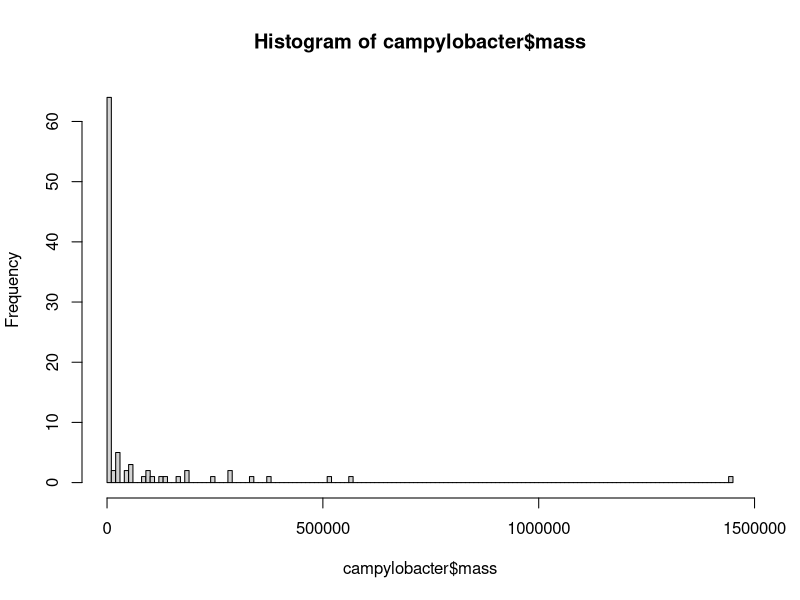

Write R code to recreate this figure.
rm(list=ls()) # clears workspace


#loads necessary packages
library(tidyverse)
library(reshape2)
library(tidyr)

campylobacter <- read.csv("campylobacterreview_data.csv") #reads csv file from my meta-analysis data into workspace
head(campylobacter) #first 6 rows
hist(campylobacter$mass, breaks=150) #histogram of weights

unique(campylobacter$cjejuni) #unique values for cjejuni variable (0=absence, 1=presence, NA=no data)
unique(campylobacter$family) #unique values for family variable
str (campylobacter$mass) #structure of the mass variable (numeric, continuous)

campylobacter$cjejuni <- as.factor(campylobacter$cjejuni) #force cjejuni variable into a factor
str(campylobacter$cjejuni) #structure of cjejuni variable

campylobacter$ccoli <- as.factor(campylobacter$ccoli) #force ccoli variable into a factor
str(campylobacter$ccoli) #structure of ccoli variable

campylobacter$campy <- as.factor(campylobacter$campy) #force campylobacter variable into a factor
str(campylobacter$campy) #structure of campylobacter variable

#KL: why are you making these factors? 
#MB: I made these factors to change them from integers into categorical variables for analysis
#KL: some issues here with name changes and capitalization

view(campylobacter) #pulls up Campylobacter table

#group by campylobacter and mean mass (in grams)
campylobacter %>%
  group_by(campy) %>% #KL: maybe you are doing this to use group_by
  summarise(mean.mass=mean(mass, na.rm=TRUE))

#group by cjejuni and mean mass (in grams)
campylobacter %>%
  group_by(cjejuni) %>%
  summarise(mean.mass=mean(mass, na.rm=TRUE))

#group by trophic and mean mass (in grams)
campylobacter %>%
  group_by(trophic) %>%
  summarise(mean.mass=mean(mass, na.rm=TRUE))

#adds a new column mean.mass.campy to a new tibble, groups mean mass by campy infection status
campylobacter_mutated = campylobacter %>%
  group_by(campy) %>%
  mutate(mean.mass.campy=mean(mass, na.rm=TRUE))

#first 6 rows
head(campylobacter_mutated)
view(campylobacter_mutated)

#creates a new variable in the campylobacter_mutated dataframe, difference (different between species mass and average mass for campy infection status)
campylobacter_mutated$difference <- (campylobacter_mutated$mass - campylobacter_mutated$mean.mass.campy)





